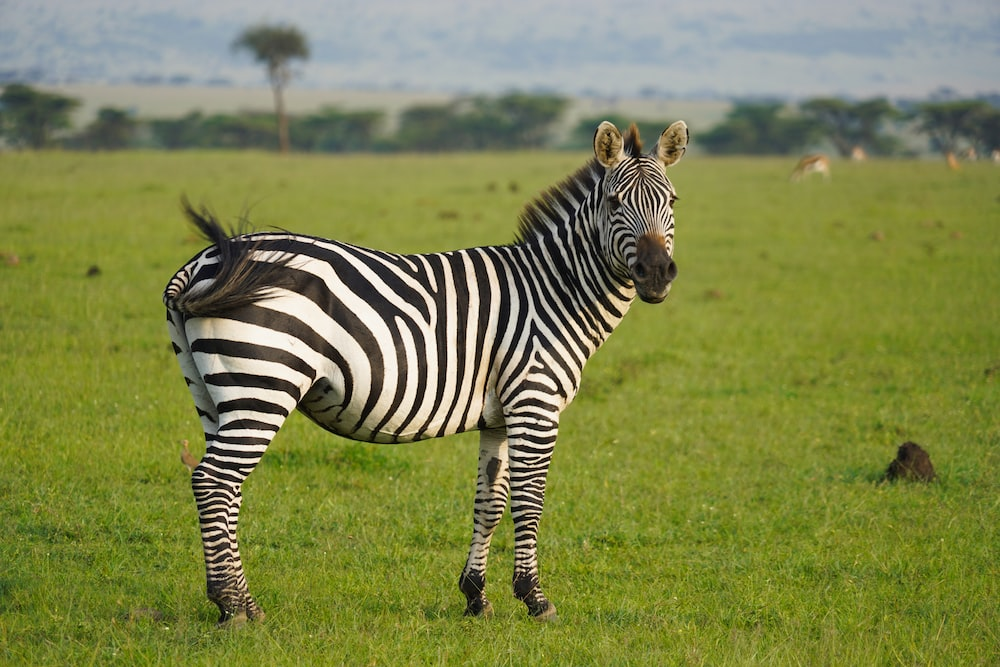
#> input picture HW0/sample_image.jpeg, 1000 x 667 px
$ python test1.py
#> lines starting #> are read from the running program, lines starting #| are printed output that depends on the picture
import numpy as np
import cv2

# Define the number of scales and orientations
s = 2
o = 16

# Scaling factor for the filters
k = 1

# Create an empty list to store the filters
filters = []

for i in range(s):
    # Calculate the standard deviation for the current scale
    std = (k / np.sqrt(2)) * (2**(1/s))**i

    # Create a Gaussian kernel with the current standard deviation
    gaussian_kernel = cv2.getGaussianKernel(5, std)

    # Convolve the Gaussian kernel with a Sobel filter to create a DoG filter
    dog_filter_x = cv2.filter2D(gaussian_kernel, -1, np.array([[-1, 0, 1], [-2, 0, 2], [-1, 0, 1]]))
    dog_filter_y = cv2.filter2D(gaussian_kernel, -1, np.array([[-1, -2, -1], [0, 0, 0], [1, 2, 1]]))

    # Rotate the DoG filter o times to create filters for all orientations
    for j in range(o):
        angle = 360 / o * j
        rot_mat = cv2.getRotationMatrix2D((2, 2), angle, 1)
        rotated_filter_x = cv2.warpAffine(dog_filter_x, rot_mat, (5, 5))
        rotated_filter_y = cv2.warpAffine(dog_filter_y, rot_mat, (5, 5))
        filters.append((rotated_filter_x, rotated_filter_y))

# Print the filters
for i in range(len(filters)):
    print("Filter", i+1)
    print(filters)

# Load the image
img = cv2.imread('sample_image.jpeg')
#> img is the input picture: shape (667, 1000, 3); mean B, G, R 76.9, 132.9, 126.5

# Iterate through the filters in the filter bank
for i in range(len(filters)):
    # Apply the filter to the image
    output_x = cv2.filter2D(img, -1, filters[i][0])
    output_y = cv2.filter2D(img, -1, filters[i][1])
    output = np.sqrt(output_x**2 + output_y**2)

    # Save the output image
    output = output.astype(np.uint8)
    cv2.imwrite('output_image.jpeg'.format(i+1), output)
#> this loop made 32 passes
#> pass 1, `output_y = cv2.filter2D(img, -1, filters[i][1])`:
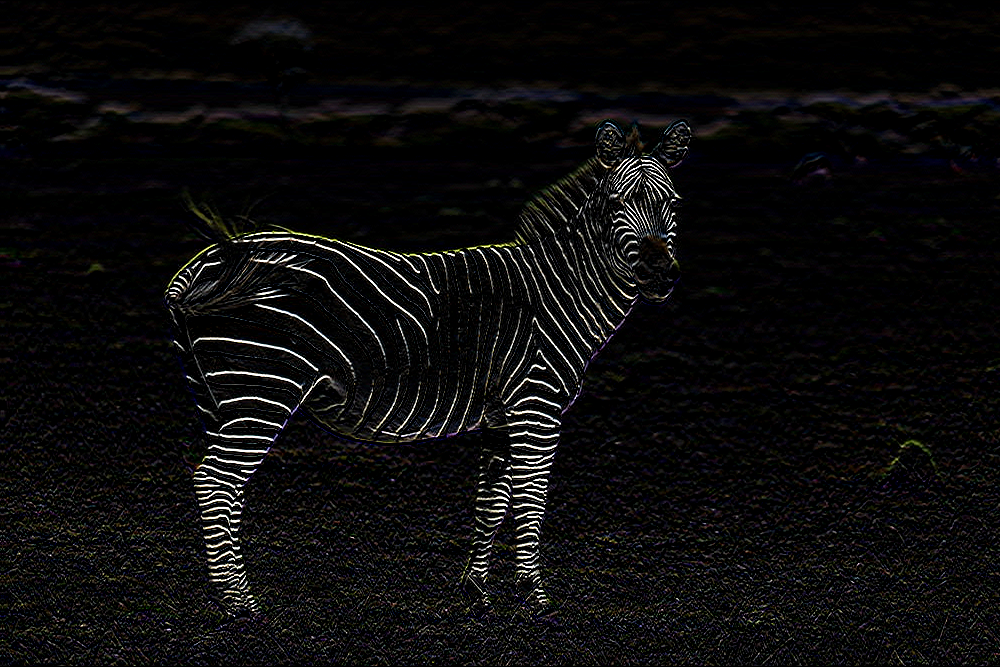
#> output_y: shape (667, 1000, 3); mean B, G, R 11.9, 11.8, 12.3
#> pass 1, `output = np.sqrt(output_x**2 + output_y**2)`:
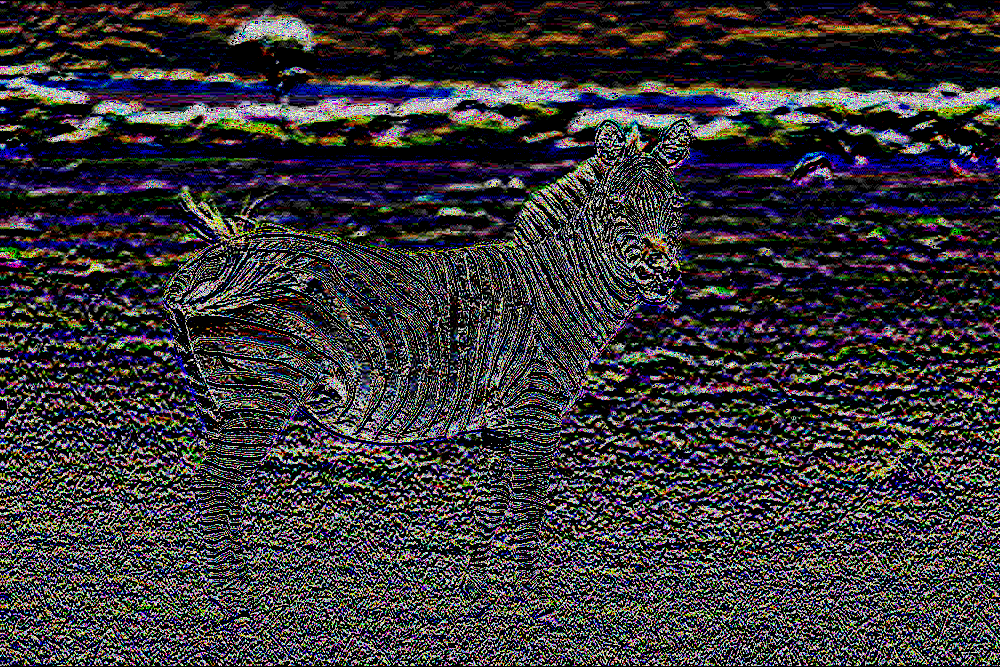
#> output: shape (667, 1000, 3) float16; mean B, G, R 3.51, 3.28, 3.46; drawn with min black and max white
#> pass 1, `output = output.astype(np.uint8)`:
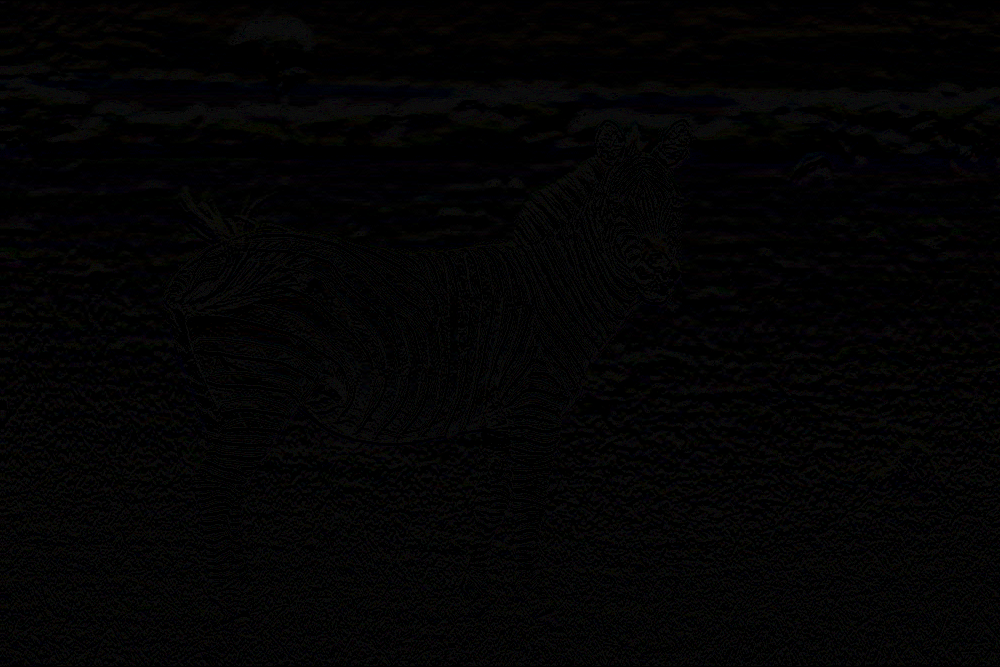
#> output: shape (667, 1000, 3); mean B, G, R 3.47, 3.24, 3.42

img_output = cv2.imread("output_image.jpeg", cv2.IMREAD_COLOR)
cv2.imshow('DoG filter', img_output)
